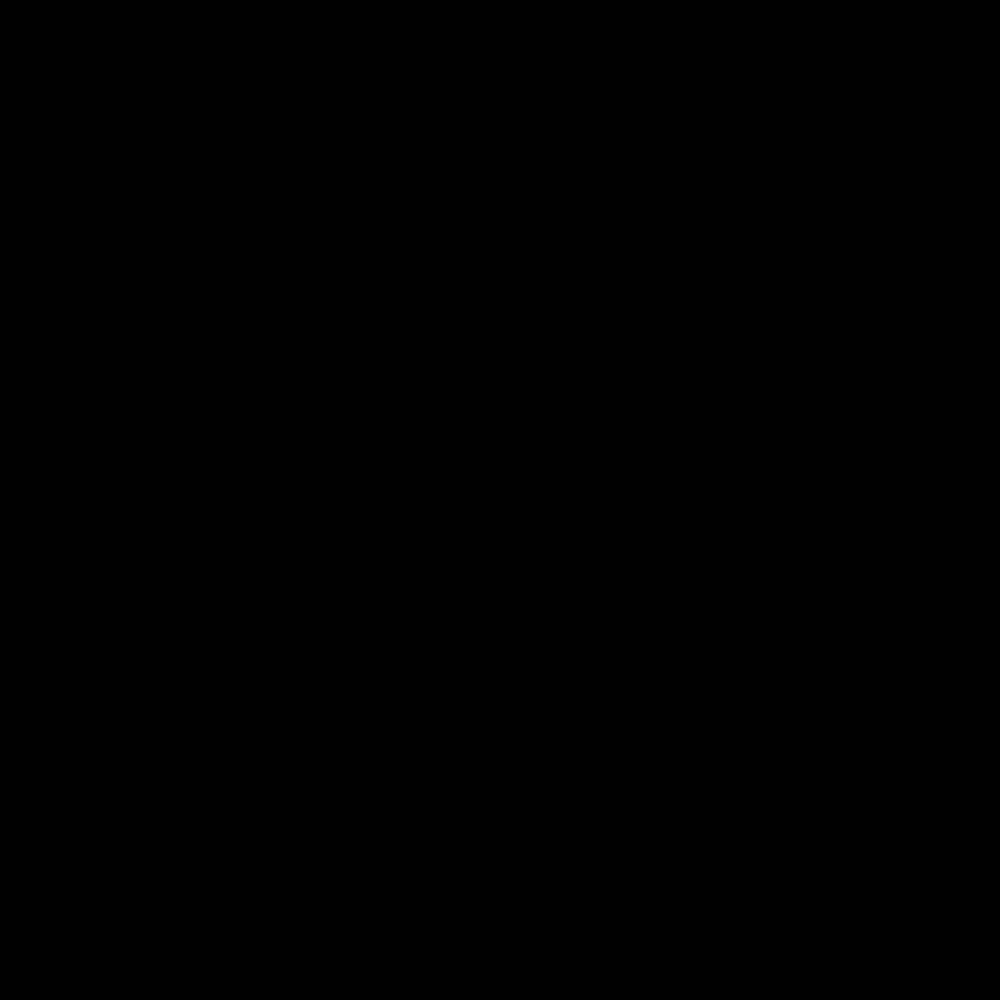
Frame 1 (no input)
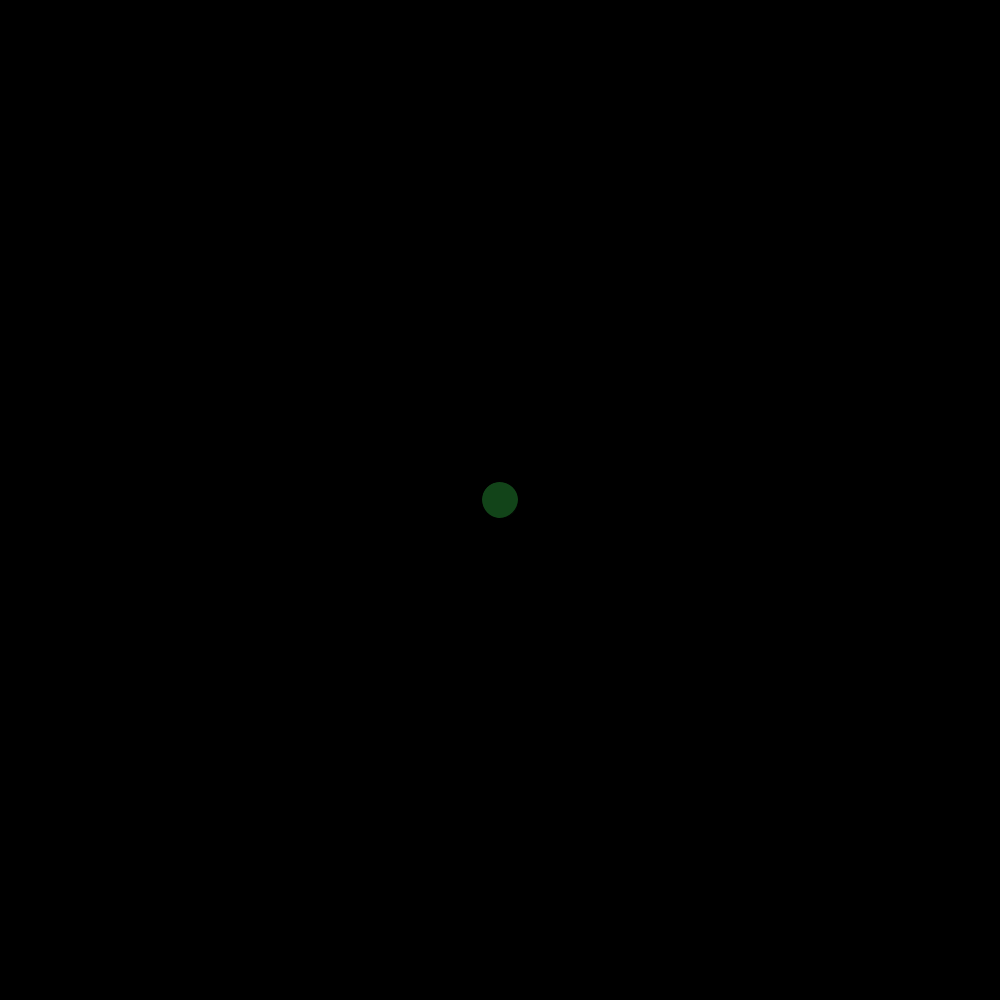
Frame 60 (the mouse pressed at the canvas centre just before this capture)
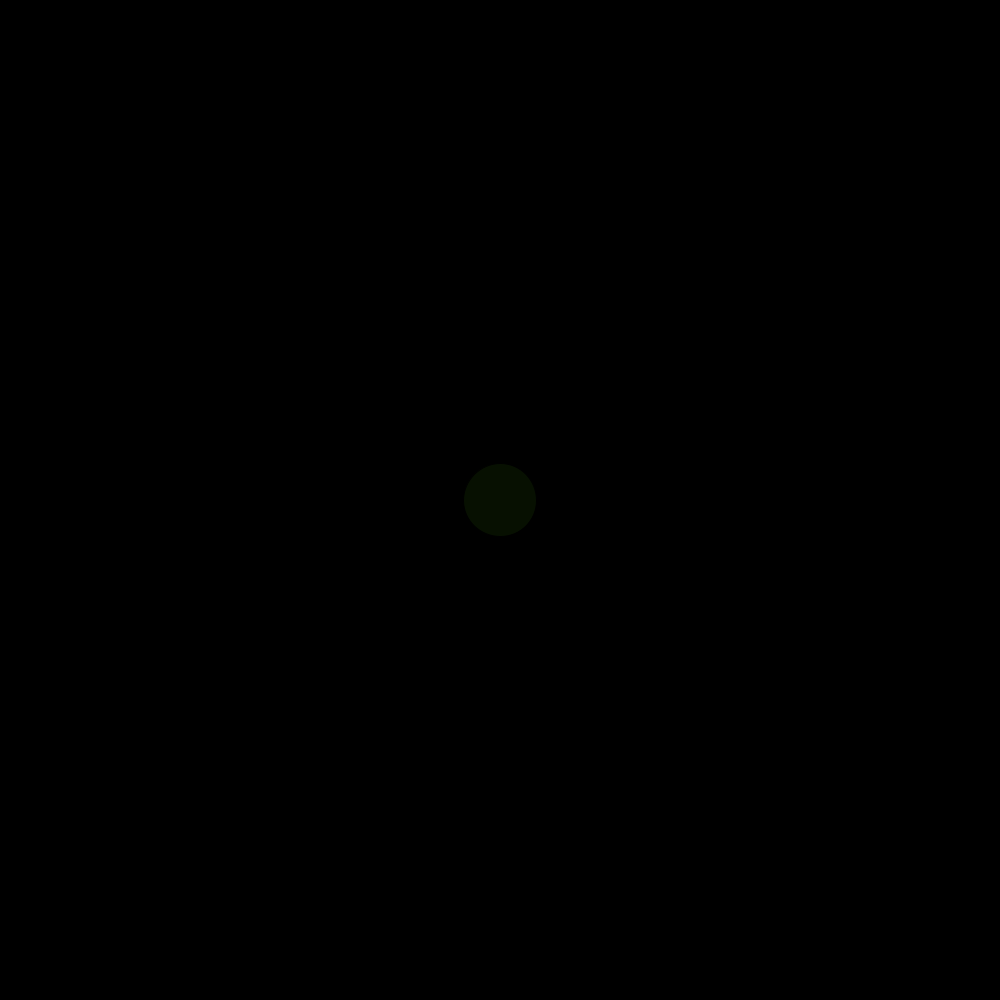
Frame 120 (the mouse held since frame 60 and released just before this capture)

The Processing sketch that drew these frames (run headless with seeded random() and noise(); from frame 60 on, the mouse is pressed at the canvas centre):

// Processing sketch: ExpansionBall
// ── ExpansionBall.pde
void setup(){
  size(1000, 1000); 
  background(0);
  frameRate(164.5);
}

void draw(){
  if(frameCount % 26 == 0){ fill(random(0, 80), random(0, 80), random(0, 80)); }
  circle(width/2, height/2, frameCount/1.645);
}
